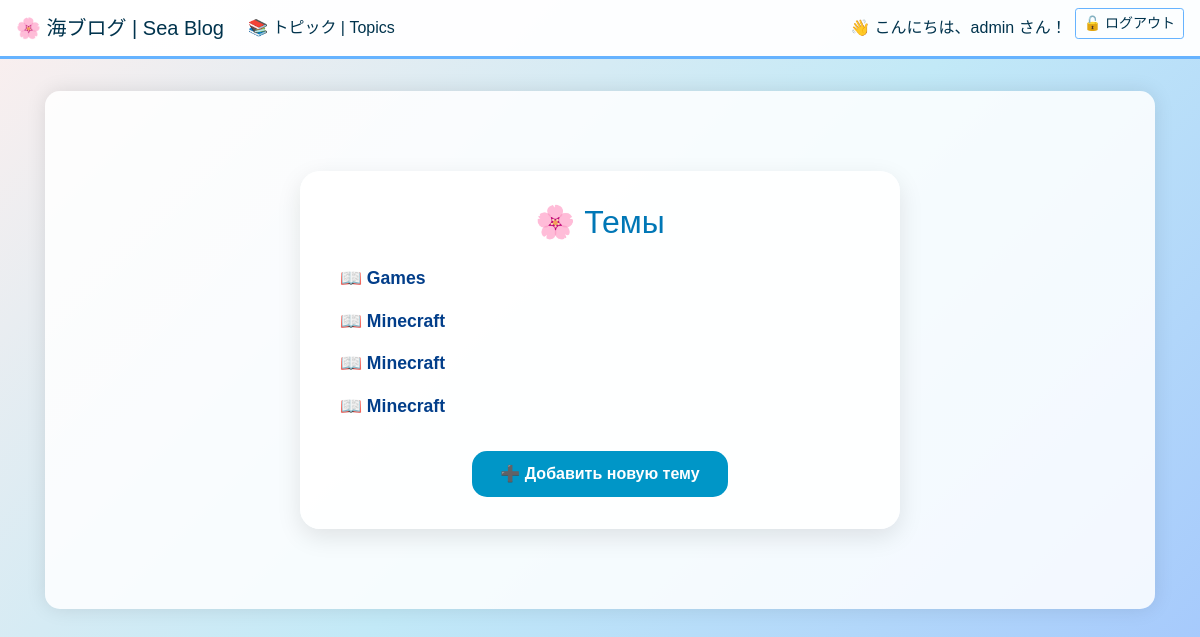
The app's page /topics/ (signed in) with its own data.
### blogs/models.py (models this page shows)
class BlogPost(models.Model):
    text = models.CharField(max_length=200)
    date_added = models.DateTimeField(auto_now_add=True)
    owner = models.ForeignKey(User, on_delete=models.CASCADE)
    def __str__(self):
        return self.text

### blogs/views.py (the view)
# urls.py: path('topics/', views.topics, name='topics'),
@login_required
def topics(request):
    topics = BlogPost.objects.filter(owner=request.user).order_by('date_added')
    context = {'topics': topics}
    return render(request, 'blogs/topics.html', context)

### blogs/templates/blogs/topics.html
{% extends "blogs/base.html" %}
{% block content %}
<div class="topics-container">
    <h2 class="topics-title">🌸 Темы</h2>
    <ul class="topics-list">
        {% for topic in topics %}
        <li class="topic-item">
            <a href="{% url 'blogs:topic' topic.id %}" class="topic-link">📖 {{ topic }}</a>
        </li>
        {% empty %}
        <li class="no-topics">¯\_(ツ)_/¯ Тем пока нет</li>
        {% endfor %}
    </ul>
    <div class="add-topic-link">
        <a href="{% url 'blogs:new_topic' %}" class="btn-add-topic">➕ Добавить новую тему</a>
    </div>
</div>
{% endblock content %}

### blogs/templates/blogs/base.html (shortened to what this page needs)
{% load bootstrap4 %}
<!DOCTYPE html>
<html lang="en">
<head>
    {% bootstrap_css %}
    <link rel="stylesheet" href="https://cdnjs.cloudflare.com/ajax/libs/font-awesome/6.5.0/css/all.min.css">
</head>
<body>
    <nav class="navbar navbar-expand-lg navbar-custom">
        <a class="navbar-brand" href="{% url 'blogs:index' %}">🌸 海ブログ | Sea Blog</a>
        <div class="collapse navbar-collapse" id="navbarNav">
            <ul class="navbar-nav mr-auto">
                <li class="nav-item">
                    <a class="nav-link" href="{% url 'blogs:topics' %}">📚 トピック | Topics</a>
                </li>
            </ul>
            <ul class="navbar-nav ml-auto">
                {% if user.is_authenticated %}
                <li class="nav-item">
                    <span class="navbar-text">👋 こんにちは、{{ user.username }} さん！</span>
                </li>
                <li class="nav-item">
                    <form method="post" action="{% url 'users:logout' %}" class="form-inline ml-2">
                        <button class="btn btn-outline-primary btn-sm" type="submit">🔓 ログアウト</button>
                    </form>
                </li>
                {% endif %}
            </ul>
        </div>
    </nav>
    <main role="main" class="container">
        <div class="overlay">
            {% block content %}
            {% endblock content %}
        </div>
    </main>
</body>
</html>

### blogs/templates/blogs/base.html (style rules this page uses)
body { font-family: 'Noto Sans JP', sans-serif; background: linear-gradient(135deg, #fcefee, #c2e9f7, #a1c4fd); background-attachment: fixed; background-repeat: no-repeat; background-size: cover; color: #1a1a1a; min-height: 100vh; }
.overlay { background-color: rgba(255, 255, 255, 0.85); border-radius: 15px; padding: 2rem; margin-top: 2rem; box-shadow: 0 0 20px rgba(0, 0, 0, 0.1); }
.navbar-custom { background-color: rgba(255, 255, 255, 0.95); border-bottom: 3px solid #66b3ff; }
.navbar-brand, .nav-link, .navbar-text { color: #00334d !important; }
.btn-outline-primary { border-color: #66b3ff; color: #00334d; }
body { font-family: 'Noto Sans JP', sans-serif; background: linear-gradient(135deg, #fcefee, #c2e9f7, #a1c4fd); background-attachment: fixed; background-size: cover; margin: 0; padding: 0; color: #1f1f1f; }
.topic-link { text-decoration: none; color: #4a90e2; font-weight: 600; transition: color 0.3s; font-size: 1rem; }
.topic-link { text-decoration: none; color: #4a90e2; font-weight: 600; font-size: 1rem; transition: color 0.3s ease; }
.topics-container { max-width: 600px; margin: 3rem auto; background: rgba(255, 255, 255, 0.9); border-radius: 20px; box-shadow: 0 8px 25px rgba(0, 0, 0, 0.1); padding: 2rem 2.5rem; }
.topics-title { font-size: 2rem; margin-bottom: 1.5rem; color: #0077b6; text-align: center; }
.topics-list { list-style: none; padding-left: 0; margin-bottom: 2rem; }
.topic-item { margin-bottom: 1rem; }
.topic-link { text-decoration: none; color: #023e8a; font-weight: 600; font-size: 1.1rem; transition: color 0.3s ease; }
.add-topic-link { text-align: center; }
.btn-add-topic { background-color: #0096c7; color: white; padding: 0.7rem 1.8rem; border-radius: 15px; text-decoration: none; font-weight: 600; display: inline-block; transition: background-color 0.3s ease; }

### records on screen
BlogPost: text "Games"
BlogPost: text "Minecraft"
BlogPost: text "Minecraft"
BlogPost: text "Minecraft"

### other values on screen
{{ user.username }} "admin"
